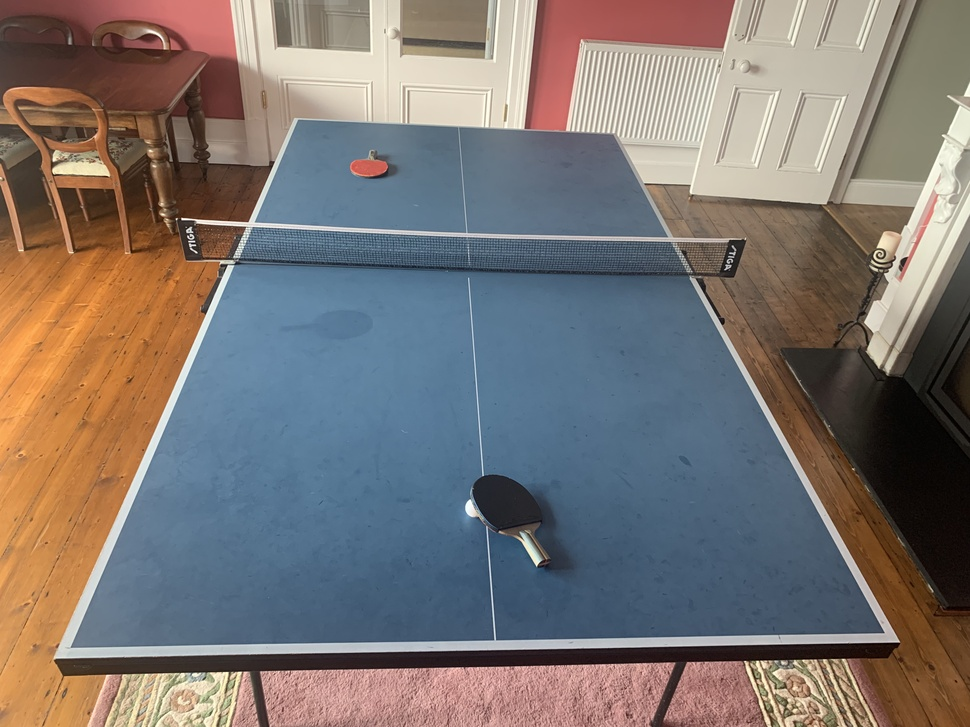
//> input picture Assignment_1/tables/Table5.jpg, 970 x 727 px, shrunk from 4032 x 3024 before the run
$ ./MyApplication5   (built with g++ and OpenCV 4)
//> lines starting //> are read from the running program, lines starting //| are printed output that depends on the picture; after the words box and inside, x2 and y2 are one past the last pixel; in counts of white or black regions, pixels touching at a corner belong together
#include <iostream>
#include <opencv2/opencv.hpp>
#include <cmath>
#include <limits>
#include <vector>

using namespace std;
using namespace cv;

Mat src, edges, blurred, dilatedEdges;

int cannyLowThresh = 50;
int cannyHighThresh = 230;

int houghThresh = 150;
int houghLength = 600;
int houghGap = 50;

// [9 lines left out: function slope, not called in this run]

Point2f intersection(Vec4i line1, Vec4i line2)
{
    Point2f pt;
    int x1 = line1[0], y1 = line1[1], x2 = line1[2], y2 = line1[3];
    int x3 = line2[0], y3 = line2[1], x4 = line2[2], y4 = line2[3];

    float a1 = y2 - y1;
    float b1 = x1 - x2;
    float c1 = a1 * (x1) + b1 * (y1);

    float a2 = y4 - y3;
    float b2 = x3 - x4;
    float c2 = a2 * (x3) + b2 * (y3);

    float determinant = a1 * b2 - a2 * b1;

    if (determinant != 0)
    {
        pt.x = (b2 * c1 - b1 * c2) / determinant;
        pt.y = (a1 * c2 - a2 * c1) / determinant;
        return pt;
    }
    return Point2f(-1, -1);
}

void findLargestQuadrilateral(const vector<Point2f> &corners, vector<Point2f> &largestQuad, float &maxArea)
{
    const float threshold = 0.8; // Set a threshold for rectangularity (e.g., 0.8)

    for (size_t i = 0; i < corners.size(); ++i)
    {
        for (size_t j = i + 1; j < corners.size(); ++j)
        {
            for (size_t k = j + 1; k < corners.size(); ++k)
            {
                for (size_t l = k + 1; l < corners.size(); ++l)
                {
                    vector<Point2f> quad = {corners[i], corners[j], corners[k], corners[l]};
                    float quadArea = contourArea(quad);
                    Rect boundingBox = boundingRect(quad);
                    float boxArea = boundingBox.width * boundingBox.height;
                    float rectangularity = quadArea / boxArea;

                    if (rectangularity >= threshold && quadArea > maxArea)
                    {
                        maxArea = quadArea;
                        largestQuad = quad;
                    }
                }
            }
        }
    }
}

void update_image()
{
    // Edge Detection using Canny
    Canny(blurred, edges, cannyLowThresh, cannyHighThresh);

    // Dilate the edges
    dilate(edges, dilatedEdges, getStructuringElement(MORPH_RECT, Size(9, 9)));

    Mat combinedImg = src.clone();
    vector<Vec4i> lines;
    HoughLinesP(dilatedEdges, lines, 1, CV_PI / 180, houghThresh, houghLength, houghGap);

    vector<Point2f> corners;

    // Draw Hough lines and find intersections
    for (size_t i = 0; i < lines.size(); i++)
    {
        Vec4i l = lines[i];
        line(combinedImg, Point(l[0], l[1]), Point(l[2], l[3]), Scalar(0, 255, 0), 5, LINE_AA);

        for (size_t j = i + 1; j < lines.size(); j++)
        {
            Point2f pt = intersection(lines[i], lines[j]);
            if (pt.x >= 0 && pt.x < src.cols && pt.y >= 0 && pt.y < src.rows)
            {
                corners.push_back(pt);
            }
        }
    }

    // Find the largest quadrilateral with sufficient rectangularity
    vector<Point2f> largestQuad;
    float maxArea = 0;
    findLargestQuadrilateral(corners, largestQuad, maxArea);

    // Draw the largest quadrilateral
    for (int i = 0; i < largestQuad.size(); i++)
    {
        line(combinedImg, largestQuad[i], largestQuad[(i + 1) % largestQuad.size()], Scalar(255, 0, 0), 2);
    }

    imshow("Edges and Lines with Corners", combinedImg);
}

void on_trackbar(int, void *)
{
    update_image();
}

int main()
{
    // Load the image
    src = imread("/Users/navi/Desktop/open_cv/Assignment_1/tables/Table5.jpg", IMREAD_COLOR); // Replace with your image path
//> src is the input picture: 727 rows x 970 cols, CV_8UC3; mean B, G, R 113.5, 116.7, 123.8
    if (src.empty())
    {
        cout << "Error loading image" << endl;
        return -1;
    }

    cvtColor(src, blurred, COLOR_BGR2GRAY);
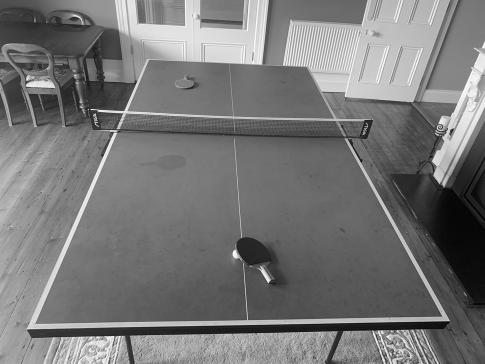
//> blurred: 727 rows x 970 cols, CV_8UC1 (shown at 1/2 size); min 0, max 254, mean 118.5
    GaussianBlur(blurred, blurred, Size(5, 5), 3, 3);

    // Create windows and trackbars
    namedWindow("Edges and Lines with Corners", WINDOW_NORMAL);
    createTrackbar("Canny Low Threshold", "Edges and Lines with Corners", &cannyLowThresh, 500, on_trackbar);
    createTrackbar("Canny High Threshold", "Edges and Lines with Corners", &cannyHighThresh, 500, on_trackbar);
    createTrackbar("Hough Threshold", "Edges and Lines with Corners", &houghThresh, 500, on_trackbar);
    createTrackbar("Min Line Length", "Edges and Lines with Corners", &houghLength, 200, on_trackbar);
    createTrackbar("Max Line Gap", "Edges and Lines with Corners", &houghGap, 100, on_trackbar);

    update_image(); // Initial display
//> in update_image, `Canny(blurred, edges, cannyLowThresh, cannyHighThresh);`:
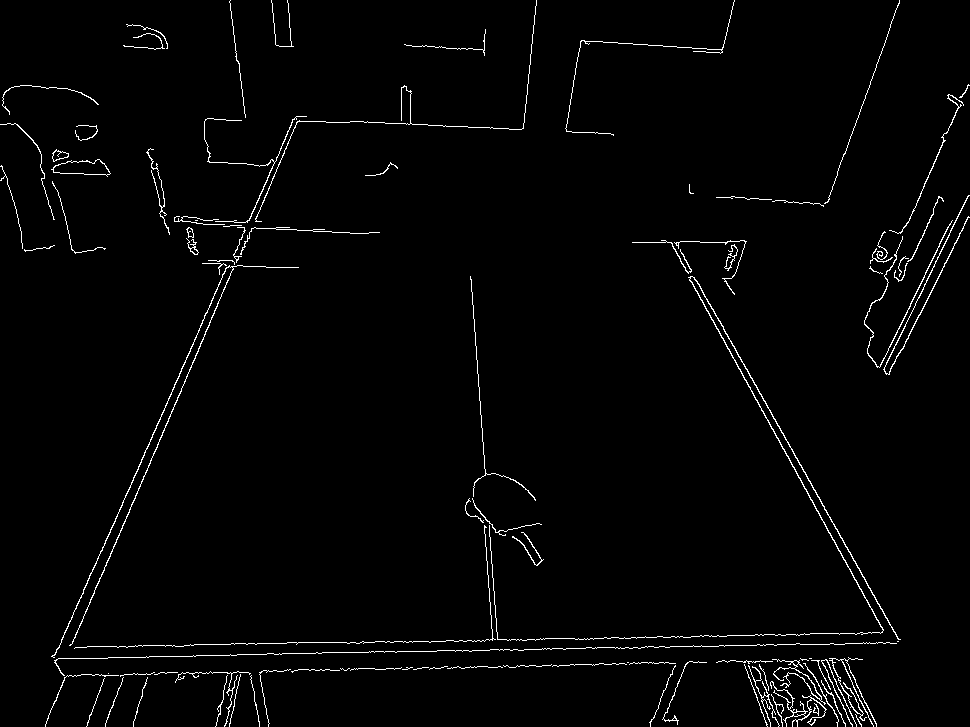
//> edges: 727 rows x 970 cols, CV_8UC1; 1.9% white in thin lines or dots
//> in update_image, `dilate(edges, dilatedEdges, getStructuringElement(MORPH_RECT, Size(9, ..`:
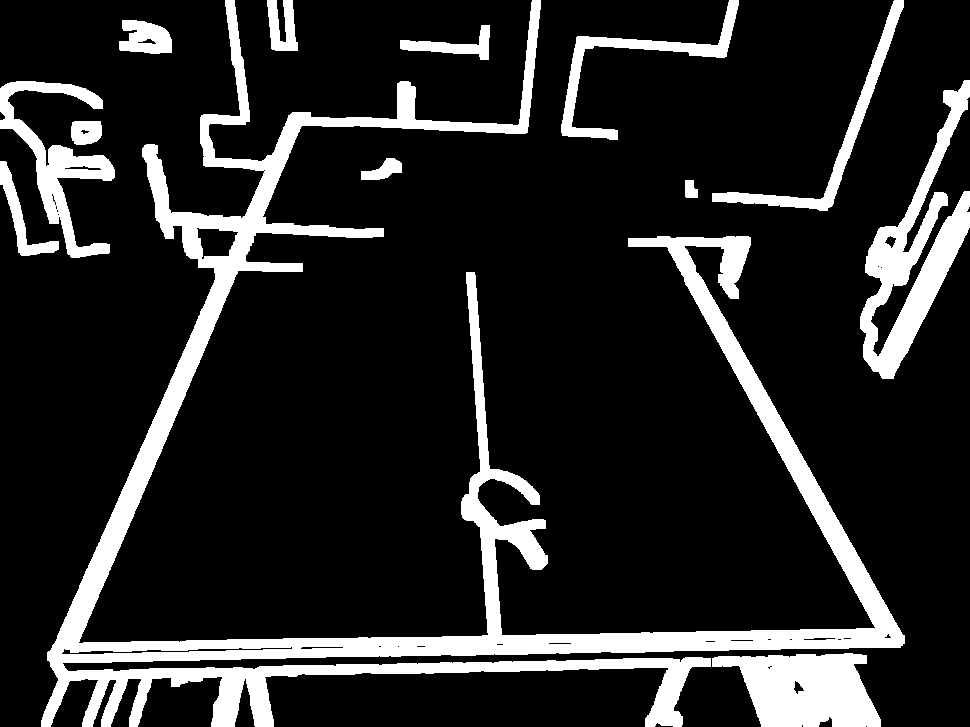
//> dilatedEdges: 727 rows x 970 cols, CV_8UC1; 15.3% white; 13 white regions, largest, box (x1, y1, x2, y2) and area: (41, 0, 905, 727) 69526, (860, 80, 970, 379) 10867, (712, 653, 881, 727) 8768
//> in update_image, `HoughLinesP(dilatedEdges, lines, 1, CV_PI / 180, houghThresh, houghLen..`: lines = 22 lines (x1, y1, x2, y2), first 8: [54, 643, 899, 629], [52, 645, 902, 645], [49, 661, 900, 646], [56, 676, 866, 662], [55, 672, 866, 658], [56, 675, 866, 660], [58, 678, 866, 663], [53, 644, 902, 644]
//> the loop in update_image, `for (size_t i = 0; i < lines.size(); i++)` made 22 passes
//> after the loop in update_image, `for (size_t i = 0; i < lines.size(); i++)`:
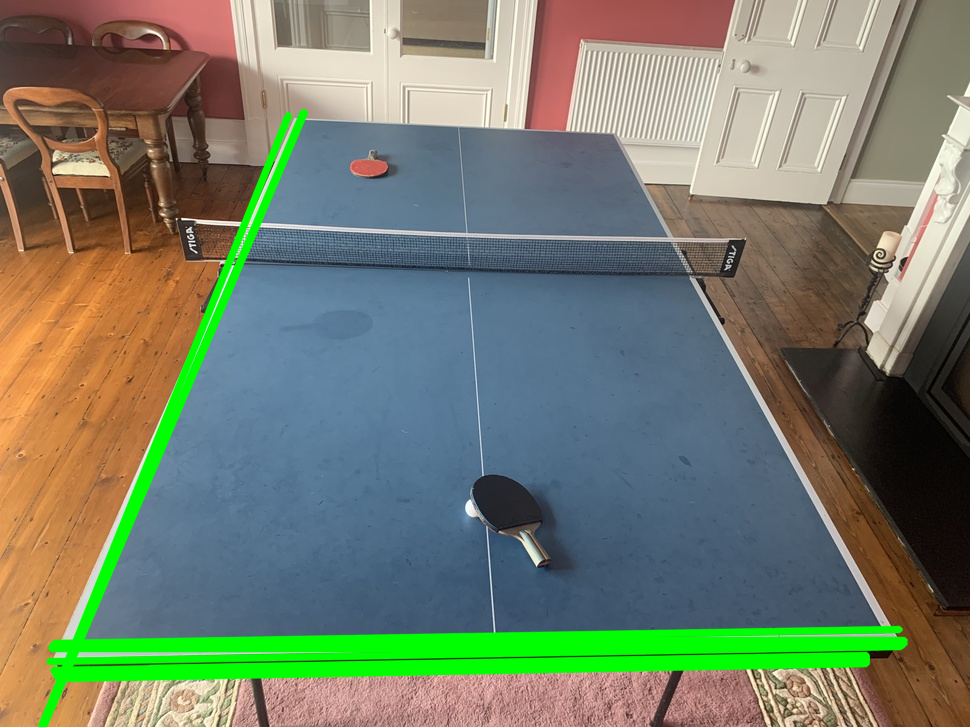
//> combinedImg: 727 rows x 970 cols, CV_8UC3; 6.5% of pixels changed, all inside (x1, y1, x2, y2) = (37, 109, 909, 727)
//> after the loop in update_image, `for (size_t i = 0; i < lines.size(); i++)`: corners = 65 Points (x, y), first 12: [77.45, 642.6], [74.69, 642.7], [54, 643], [114.4, 642], [174.7, 641], [78.45, 642.6], [235.1, 640], [956.7, 645], [76.43, 645], [73.74, 645], [77.43, 645], [900, 646]
//> the loop in findLargestQuadrilateral, `for (size_t i = 0; i < corners.size(); ++i)` made 65 passes
//> after the loop in findLargestQuadrilateral, `for (size_t i = 0; i < corners.size(); ++i)`: maxArea = 0

    waitKey(0);
//> the loop in update_image (call 2), `for (size_t i = 0; i < lines.size(); i++)` made 22 passes
//> the loop in findLargestQuadrilateral (call 2), `for (size_t i = 0; i < corners.size(); ++i)` made 65 passes
    return 0;
}

$ run again, with Assignment_1/tables/Table2.jpg copied over Assignment_1/tables/Table5.jpg
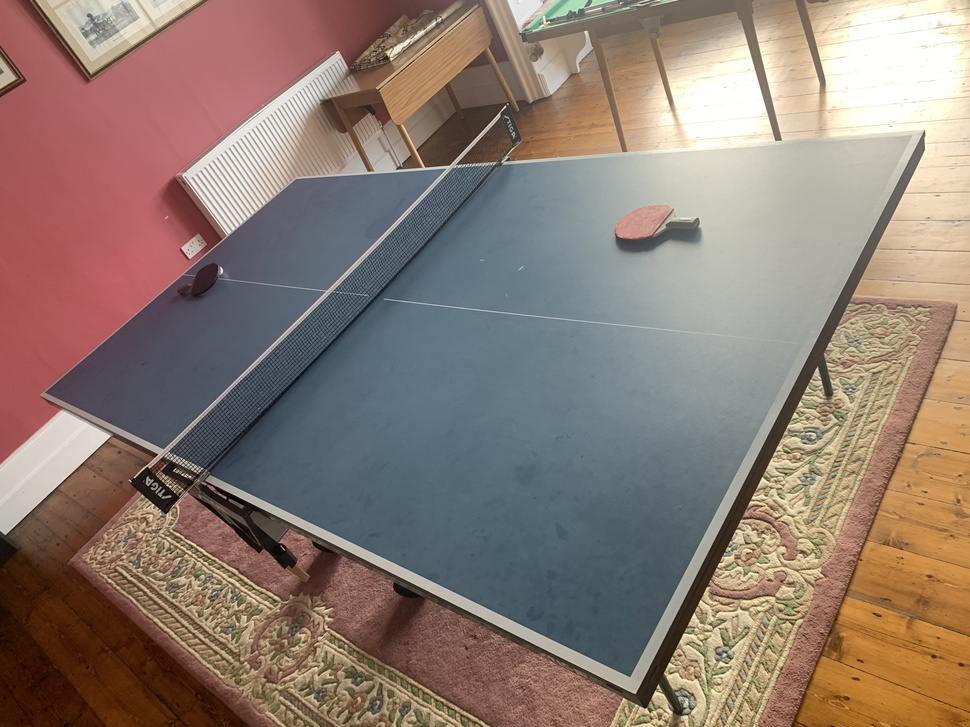
//> input picture Assignment_1/tables/Table2.jpg, 970 x 727 px, shrunk from 4032 x 3024 before the run
//> src is the input picture: 727 rows x 970 cols, CV_8UC3; mean B, G, R 113.8, 123.8, 141.5
//> in update_image, `Canny(blurred, edges, cannyLowThresh, cannyHighThresh);`:
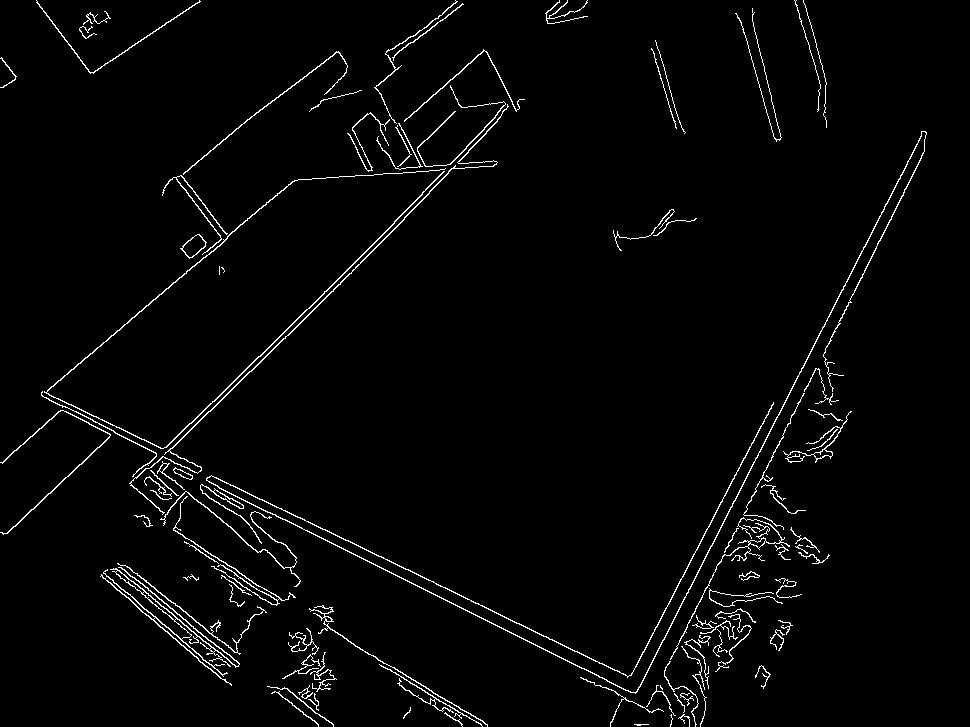
//> edges: 727 rows x 970 cols, CV_8UC1; 2.5% white in thin lines or dots
//> dilatedEdges: 727 rows x 970 cols, CV_8UC1; 17.8% white; 16 white regions, largest, box (x1, y1, x2, y2) and area: (0, 0, 931, 727) 100323, (263, 601, 492, 727) 8799, (731, 4, 786, 146) 2822
//> lines = 16 lines (x1, y1, x2, y2), first 8: [37, 388, 700, 726], [40, 387, 705, 726], [37, 396, 685, 726], [44, 385, 706, 722], [37, 393, 691, 726], [37, 392, 694, 726], [42, 387, 706, 725], [45, 385, 707, 722]
//> the loop in update_image, `for (size_t i = 0; i < lines.size(); i++)` made 16 passes
//> after the loop in update_image, `for (size_t i = 0; i < lines.size(); i++)`:
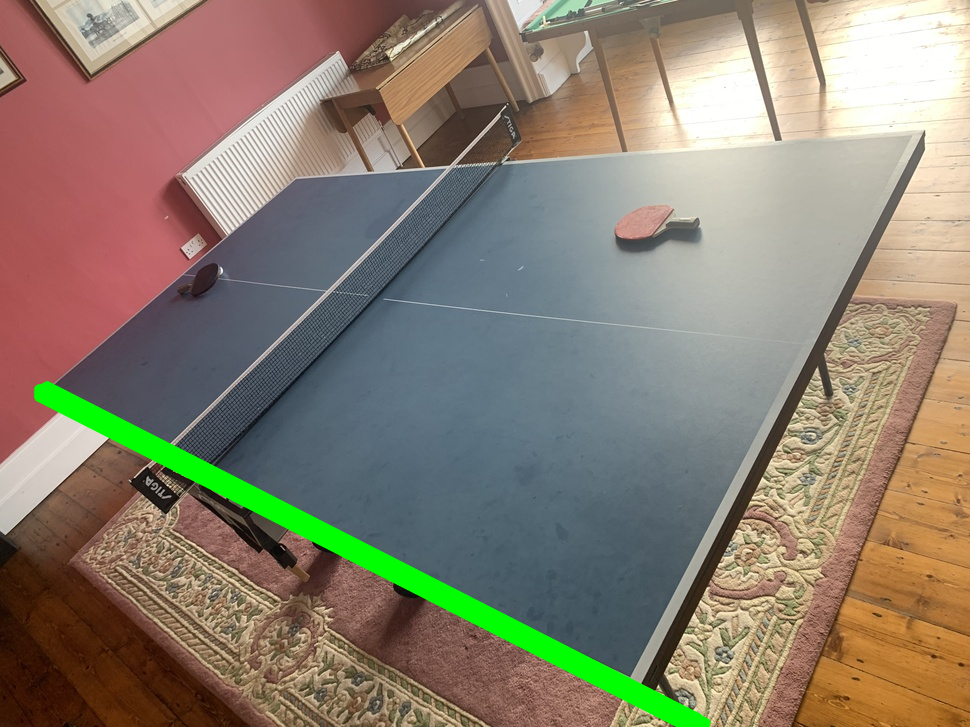
//> combinedImg: 727 rows x 970 cols, CV_8UC3; 2.54% of pixels changed, all inside (x1, y1, x2, y2) = (34, 380, 712, 727)
//> after the loop in findLargestQuadrilateral, `for (size_t i = 0; i < corners.size(); ++i)`: maxArea = 0
//> the loop in update_image (call 2), `for (size_t i = 0; i < lines.size(); i++)` made 16 passes

$ run again, with Assignment_1/tables/Table3.jpg copied over Assignment_1/tables/Table5.jpg
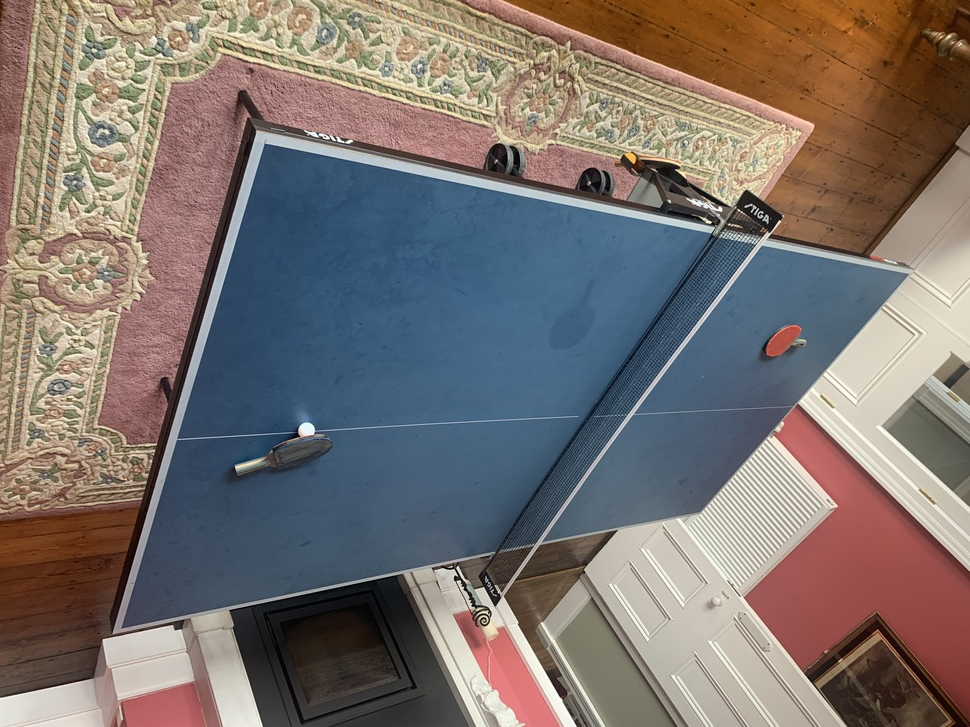
//> input picture Assignment_1/tables/Table3.jpg, 970 x 727 px, shrunk from 4032 x 3024 before the run
//> src is the input picture: 727 rows x 970 cols, CV_8UC3; mean B, G, R 110.7, 114.5, 123.3
//> in update_image, `Canny(blurred, edges, cannyLowThresh, cannyHighThresh);`:
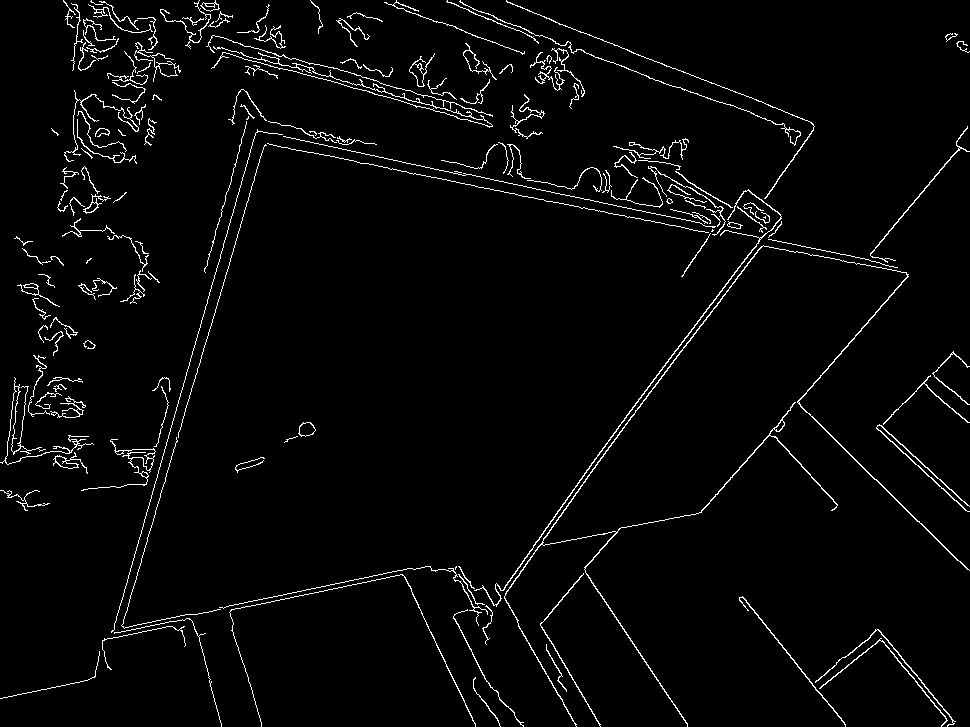
//> edges: 727 rows x 970 cols, CV_8UC1; 3% white in thin lines or dots
//> dilatedEdges: 727 rows x 970 cols, CV_8UC1; 23% white; 15 white regions, largest, box (x1, y1, x2, y2) and area: (0, 0, 970, 727) 98591, (53, 0, 529, 308) 35745, (0, 270, 100, 478) 10146
//> lines = 26 lines (x1, y1, x2, y2), first 8: [239, 131, 912, 274], [238, 132, 912, 276], [228, 127, 912, 272], [237, 134, 912, 277], [224, 123, 910, 269], [237, 135, 912, 279], [228, 125, 912, 270], [224, 120, 901, 264]
//> the loop in update_image, `for (size_t i = 0; i < lines.size(); i++)` made 26 passes
//> after the loop in update_image, `for (size_t i = 0; i < lines.size(); i++)`: corners = 167 Points (x, y), first 12: [251.9, 133.7], [247.1, 132.7], [262.2, 135.9], [263.7, 136.2], [251, 133.5], [250, 133.3], [249, 133.1], [267.7, 137.1], [266, 136.7], [246.2, 132.5], [254, 134.2], [251.6, 134.9]
//> the loop in findLargestQuadrilateral, `for (size_t i = 0; i < corners.size(); ++i)` made 167 passes
//> maxArea on passes 1 to 3: 89.26, 93.82, 136.9
//> after the loop in findLargestQuadrilateral, `for (size_t i = 0; i < corners.size(); ++i)`: maxArea = 342.6; largestQuad = 4 Points (x, y): [265, 131.7], [270.1, 128.8], [270.1, 61.88], [265.1, 61.71]
//> in update_image, `findLargestQuadrilateral(corners, largestQuad, maxArea);`: maxArea = 342.6
//> the loop in update_image, `for (int i = 0; i < largestQuad.size(); i++)` made 4 passes
//> after the loop in update_image, `for (int i = 0; i < largestQuad.size(); i++)`:
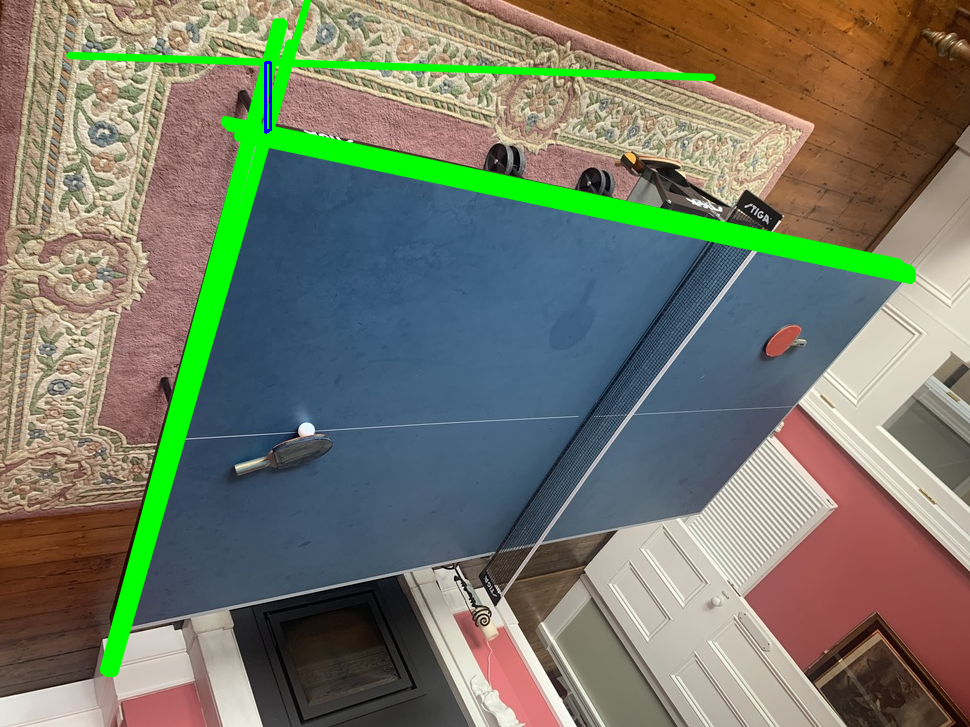
//> combinedImg: 727 rows x 970 cols, CV_8UC3; mean B, G, R 104.5, 121.2, 116.9
//> the loop in update_image (call 2), `for (size_t i = 0; i < lines.size(); i++)` made 26 passes
//> the loop in findLargestQuadrilateral (call 2), `for (size_t i = 0; i < corners.size(); ++i)` made 167 passes
//> the loop in update_image (call 2), `for (int i = 0; i < largestQuad.size(); i++)` made 4 passes
